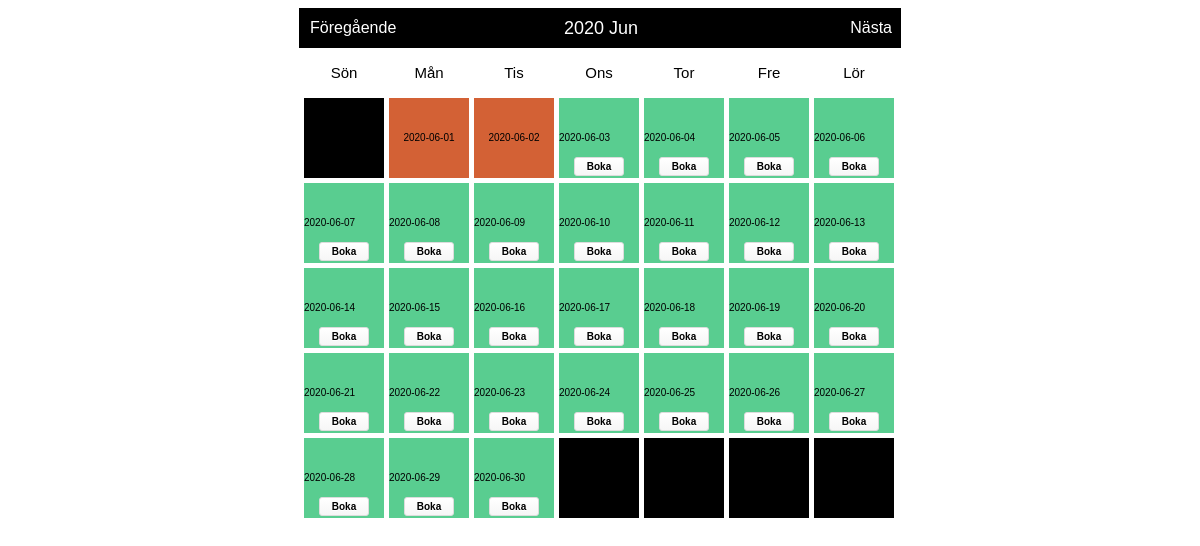
Before: /Index1.php with the older database file.
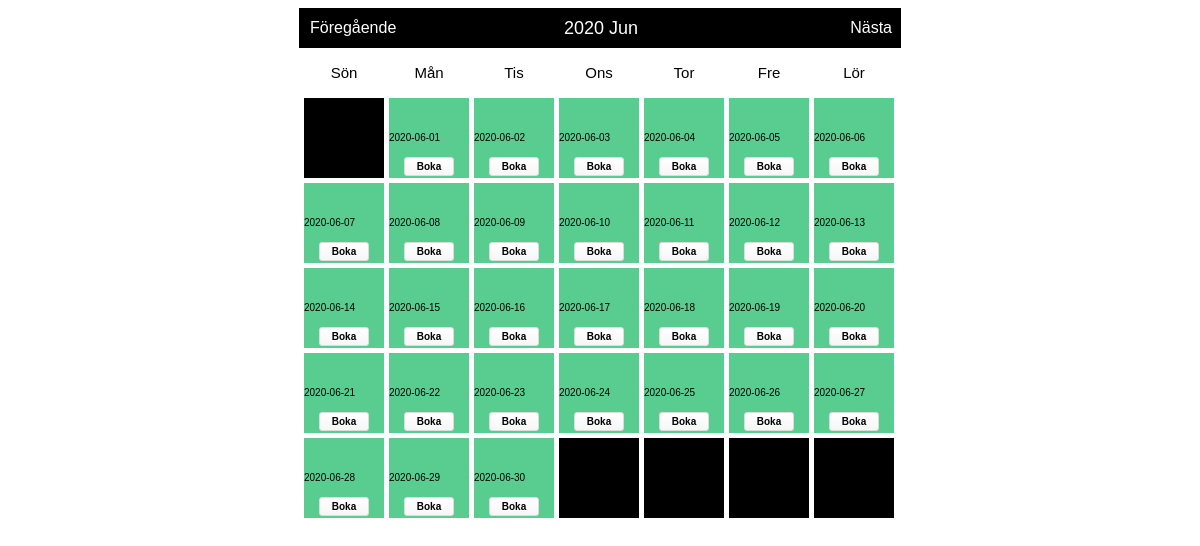
After: the same page with the newer database file.
### tables this page shows
CREATE TABLE "bookings" (
	"id"	INTEGER PRIMARY KEY AUTOINCREMENT,
	"booking_date"	NUMERIC,
	"User_id"	INTEGER
);

### booking.php (called while the page is built, shortened)
<?php
class Booking
{
    private $dbh;
    private $bookingsTableName = 'bookings';
    public function __construct()
    {
            $this->dbh = new PDO ('sqlite:Database\Takterassen.db');
    }
    public function index()
{
    $statement = $this->dbh->query('SELECT * FROM ' . $this->bookingsTableName);
    return $statement->fetchAll(PDO::FETCH_ASSOC);
}
}

### bookablecell.php (the view, shortened to what this page needs)
<?php
class BookableCell
{
    private $booking;
    private $currentURL;
    public function __construct(Booking $booking)
    {
        $this->booking = $booking;
        $this->currentURL = htmlentities($_SERVER['REQUEST_URI']);
    }
    public function update(Calendar $cal)
    {
        if ($this->isDateBooked($cal->getCurrentDate())) {
            return $cal->cellContent =
                $this->bookedCell($cal->getCurrentDate());
        }
        if (!$this->isDateBooked($cal->getCurrentDate())) {
            return $cal->cellContent =
                $this->openCell($cal->getCurrentDate());
        }
    }
    private function openCell($date)
    {
        return '<div class="open">  '. $date . '      ' . $this->bookingForm($date) . '</div>';
    }
    private function bookedCell($date)
    {
        $userid = $_SESSION['user_id'];
        if ($this->UserId($date) === $userid || $userid === "0") {return '<div class="bookedbyme">'. $date . ' ' . $this->deleteForm($this->bookingId($date)) . '</div>';}
        else {return '<div class="booked">   '. $date . ' </div>';}
    }
    private function isDateBooked($date)
    {
        return in_array($date, $this->bookedDates());
    }
    private function bookedDates()
    {
        return array_map(function ($record) {
            return $record['booking_date'];
        }, $this->booking->index());
    }
    private function Userid($date)
    {
        $booking = array_filter($this->booking->index(), function ($record) use ($date) {
            return $record['booking_date'] == $date;
        });
        $result = array_shift($booking);
        return $result['User_id'];
    }
    private function bookingForm($date)
    {
        return
            '<form method="post" action="' . $this->currentURL . '">' .
            '<input type="hidden" name="add" />' .
            '<input type="hidden" name="date" value="' . $date . '" />' .
            '<input class="submit" type="submit" value="Boka" />' .
            '</form>';
    }
}

### Index1.php (shortened to what this page needs)
<html>
<head>
    <link href="calendar.css" type="text/css" rel="stylesheet"/>
</head>
<body>
<?php
include 'Calendar.php';
include 'Booking.php';
include 'BookableCell.php';
$booking = new Booking();
$bookableCell = new BookableCell($booking);
$calendar = new Calendar();
$calendar->attachObserver('showCell', $bookableCell);
echo $calendar->show();
?>
</body>
</html>

### calendar.php (shortened to what this page needs)
<?php
class Calendar
{
    public function __construct()
    {
        $this->naviHref = htmlentities($_SERVER['PHP_SELF']);
    }
    protected $observers = array();
    private $dayLabels = array("Mån", "Tis", "Ons", "Tor", "Fre", "Lör", "Sön");
    private $currentYear = 0;
    private $currentMonth = 0;
    private $currentDay = 0;
    private $currentDate = null;
    private $daysInMonth = 0;
    private $sundayFirst = true;
    private $naviHref = null;
    public function attachObserver($type, $observer)
    {
        $this->observers[$type][] = $observer;
    }
    public function notifyObserver($type)
    {
        if (isset($this->observers[$type])) {
            foreach ($this->observers[$type] as $observer) {
                $observer->update($this);
            }
        }
    }
    public function getCurrentDate()
    {
        return $this->currentDate;
    }
    public function show($month = null, $year = null, $attributes = false)
    {
        if (null == $year && isset($_GET['year'])) {
            $year = $_GET['year'];
        } else if (null == $year) {
            $year = date("Y", time());
        }
        if (null == $month && isset($_GET['month'])) {
            $month = $_GET['month'];
        } else if (null == $month) {
            $month = date("m", time());
        }
        $this->currentYear = $year;
        $this->currentMonth = $month;
        $this->daysInMonth = $this->_daysInMonth($month, $year);
        $content = '<div id="calendar">' .
            '<div class="box">' .
            $this->_createNavi() .
            '</div>' .
            '<div class="box-content">' .
            '<ul class="label">' . $this->_createLabels() . '</ul>';
        $content .= '<div class="clear"></div>';
        $content .= '<ul class="dates">';
        for ($i = 0; $i < $this->_weeksInMonth($month, $year); $i++) {
            for ($j = 1; $j <= 7; $j++) {
                $content .= $this->_showDay($i * 7 + $j, $attributes);
            }
        }
        $content .= '</ul>';
        $content .= '<div class="clear"></div>';
        $content .= '</div>';
        $content .= '</div>';
        return $content;
    }
    private function _showDay($cellNumber, $attributes = false)
    {
        if ($this->currentDay == 0) {
            $firstDayOfTheWeek = date('N', strtotime($this->currentYear . '-' . $this->currentMonth . '-01'));
            if ($this->sundayFirst) {
                if ($firstDayOfTheWeek == 7) {
                    $firstDayOfTheWeek = 1;
                } else {
                    $firstDayOfTheWeek++;
                }
            }
            if (intval($cellNumber) == intval($firstDayOfTheWeek)) {
                $this->currentDay = 1;
            }
        }
        if (($this->currentDay != 0) && ($this->currentDay <= $this->daysInMonth)) {
            $this->currentDate = date('Y-m-d', strtotime($this->currentYear . '-' . $this->currentMonth . '-' . ($this->currentDay)));
            $cellContent = $this->_createCellContent($attributes);
            $this->currentDay++;
        } else {
            $this->currentDate = null;
            $cellContent = null;
        }
        return '<li id="li-' . $this->currentDate . '" class="' . ($cellNumber % 7 == 1 ? ' start ' : ($cellNumber % 7 == 0 ? ' end ' : ' ')) .
            ($cellContent == null ? 'mask' : '') . '">' . $cellContent .
            '</li>';
    }
    private function _createNavi()
    {
        $nextMonth = $this->currentMonth == 12 ? 1 : intval($this->currentMonth) + 1;
        $nextYear = $this->currentMonth == 12 ? intval($this->currentYear) + 1 : $this->currentYear;
        $preMonth = $this->currentMonth == 1 ? 12 : intval($this->currentMonth) - 1;
        $preYear = $this->currentMonth == 1 ? intval($this->currentYear) - 1 : $this->currentYear;
        return
            '<div class="header">' .
            '<a class="prev" href="' . $this->naviHref . '?month=' . sprintf('%02d', $preMonth) . '&year=' . $preYear . '">Föregående</a>' .
            '<span class="title">' . date('Y M', strtotime($this->currentYear . '-' . $this->currentMonth . '-1')) . '</span>' .
            '<a class="next" href="' . $this->naviHref . '?month=' . sprintf("%02d", $nextMonth) . '&year=' . $nextYear . '">Nästa</a>' .
            '</div>';
    }
    private function _createLabels()
    {
        if ($this->sundayFirst) {
            $temp = $this->dayLabels[0];
            for ($i = 1; $i < sizeof($this->dayLabels); $i++) {
                $tmp = $this->dayLabels[$i];
                $this->dayLabels[$i] = $temp;
                $temp = $tmp;
            }
            $this->dayLabels[0] = $temp;
        }
        $content = '';
        foreach ($this->dayLabels as $index => $label) {
            $content .= '<li class="' . ($label == 6 ? 'end title' : 'start title') . ' title">' . $label . '</li>';
        }
        return $content;
    }
    private function _createCellContent($setting = false)
    {
        $this->cellContent = $this->currentDay;
        $this->notifyObserver('showCell');
        return $this->cellContent;
    }
    private function _weeksInMonth($month = null, $year = null)
    {
        $daysInMonths = $this->_daysInMonth($month, $year);
        $numOfweeks = ($daysInMonths % 7 == 0 ? 0 : 1) + intval($daysInMonths / 7);
        $monthEndingDay = date('N', strtotime($year . '-' . $month . '-' . $daysInMonths));
        $monthStartDay = date('N', strtotime($year . '-' . $month . '-01'));
        return $numOfweeks;
    }
    private function _daysInMonth($month = null, $year = null)
    {
        return date('t', strtotime($year . '-' . $month . '-01'));
    }
}

### calendar.css (style rules this page uses)
body { font-family: "Arial"; }
div#calendar { margin: 0px auto; padding: 0px; width: 602px; }
div#calendar div.box { position: relative; top: 0px; left: 0px; width: 100%; height: 40px; background-color:black; }
div#calendar div.header { line-height: 40px; vertical-align: middle; position: absolute; left: 11px; top: 0px; width: 582px; height: 40px; text-align: center; }
div#calendar div.header a.prev, div#calendar div.header a.next { position: absolute; top: 0px; height: 17px; display: block; cursor: pointer; text-decoration: none; color: #FFF; }
div#calendar div.header span.title { color: #FFF; font-size: 18px; }
div#calendar div.header a.prev { left: 0px; }
div#calendar div.header a.next { right: 0px; }
div#calendar ul.label { float: left; margin: 0px; padding: 0px; margin-top: 5px; margin-left: 5px; }
div#calendar ul.label li { margin: 0px; padding: 0px; margin-right: 5px; float: left; list-style-type: none; width: 80px; height: 40px; line-height: 40px; vertical-align: middle; text-align: center; color: #000; font-size: 15px; background-color: transparent; }
div#calendar ul.dates { float: left; margin: 0px; padding: 0px; margin-left: 5px; margin-bottom: 5px; }
div#calendar ul.dates li { margin: 0px; padding: 0px; margin-right: 5px; margin-top: 5px; line-height: 34px; vertical-align: middle; float: left; list-style-type: none; width: 80px; height: 80px; font-size: 10px; background-color:black; color: #000; text-align: top; position: relative; }
li div { display: flex; }
li div form { display: inline; align-self: center; margin: 0; position: absolute; bottom: 2px; }
div.open { background: #59CD90; width: 100%; height: 100%; display: flex; justify-content: center; flex-direction: column; }
.submit { box-shadow:inset 0px 1px 0px 0px #ffffff; background:linear-gradient(to bottom, #ffffff 5%, #f6f6f6 100%); background-color:#ffffff; border-radius:3px; border:1px solid #dcdcdc; display:inline-block; cursor:pointer; color:black; font-size:10px; font-weight:bold; padding:3px 12px; text-decoration:none; text-shadow:0px 1px 0px #ffffff; }
div.booked { background: #D36135; width: 100%; height: 100%; display: flex; justify-content: center; flex-direction: column; text-align: center; line-height: inherit; }

Changed rows visible on the page:
removed bookings: booking_date "2020-06-02"
Other visible differences:
list line gone: "2020-06-01"
new list line: "2020-06-01 Boka 2020-06-02 Boka"
